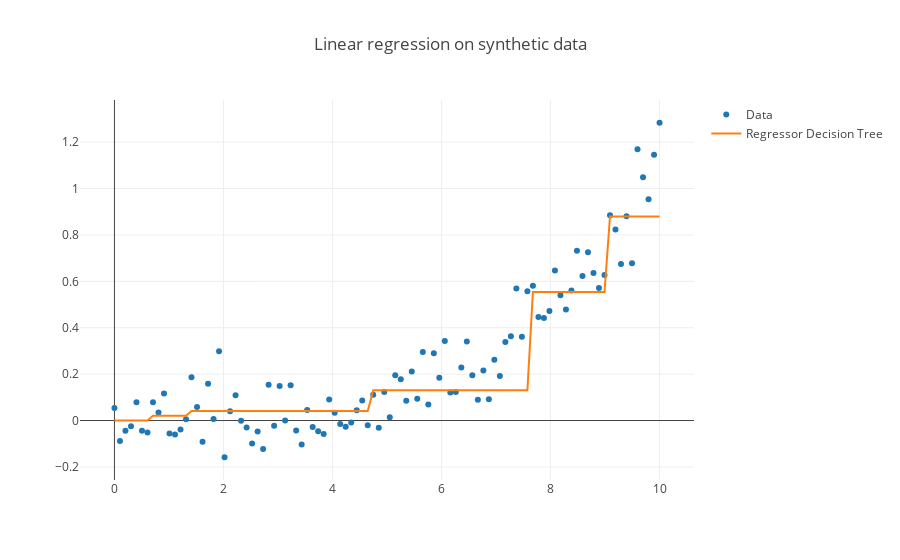

The notebook cell this image was saved under:
### Markdown cell above
Our particular example

### Code cell
tree = build_tree(pd.DataFrame([x_train,y_train]).T,5,10,kind="reg")
preds = []
for i in range(len(pd.DataFrame([x,y]).T)):
    example = pd.DataFrame([x,y]).T.iloc[i,:].to_frame().T
    preds.append(predict(tree,example))
    
iplot(reg_plotly_plot(x,y,
                      [np.array(preds)],
                      ["Decision Tree"]
                     )
     )
